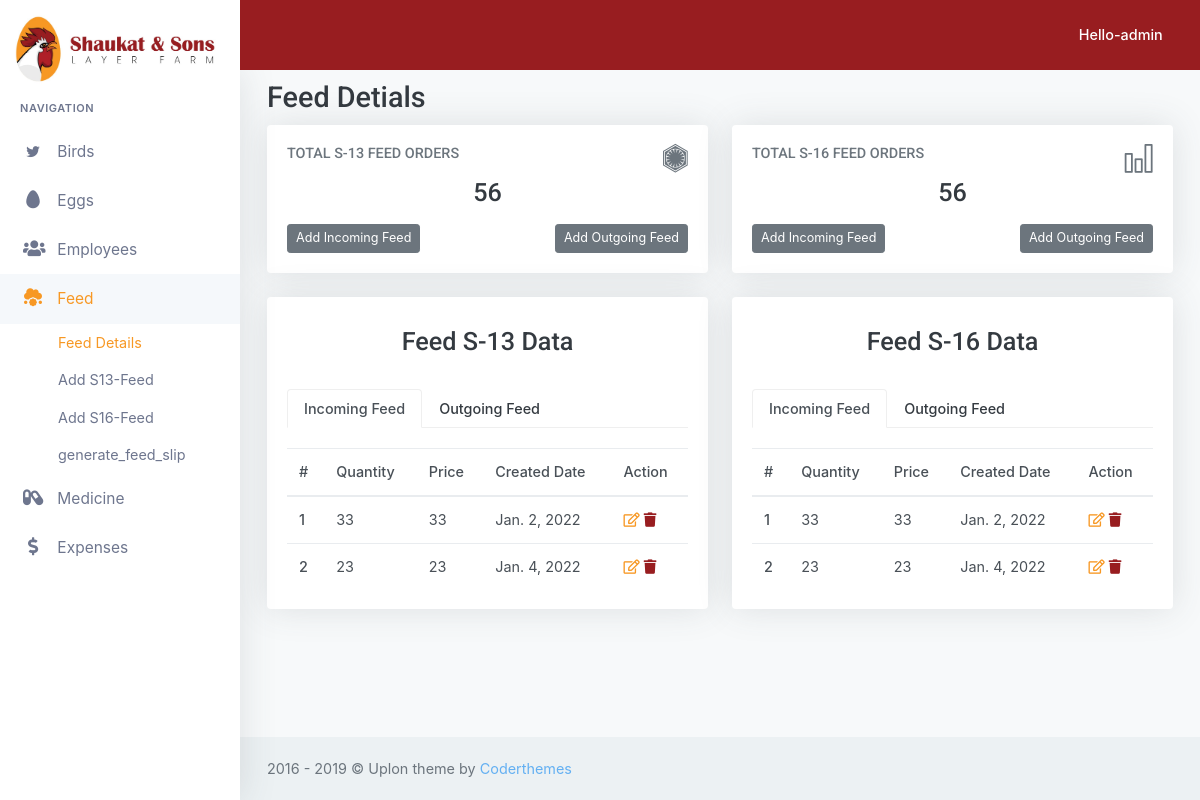
Page /feed/feed_details/ (signed in) on the committed database.
### feed/models.py (models this page shows, shortened)
class FeedS13_Incoming(models.Model):
    price = models.IntegerField(default=0)
    quantity = models.IntegerField(default=0)
    date = models.DateTimeField()
    updated_by = models.ForeignKey(User, on_delete=models.SET_NULL, null=True)

class FeedS16_Incoming(models.Model):
    f16_price = models.IntegerField(default=0)
    f16_quantity = models.IntegerField(default=0)
    f16_date = models.DateTimeField()
    f16_updated_by = models.ForeignKey(User, on_delete=models.SET_NULL, null=True)

### feed/views.py (the view)
# urls.py: path('feed_details/', views.feed_details, name='feed_details'),
@login_required(login_url='/accounts/login')
def feed_details(request):
  Feeds13_Incoming = FeedS13_Incoming.objects.all()
  Feeds13_outgoing = FeedS13_Outgoing.objects.all()
  FS16_in = FeedS16_Incoming.objects.all()
  FS16_out = FeedS16_Outgoing.objects.all()
  Total_FeedS13_Income = 0
  for feeds1 in Feeds13_Incoming:
    Total_FeedS13_Income = feeds1.quantity + Total_FeedS13_Income
  print('Total_Feed_Income : ', Total_FeedS13_Income)
  Total_FeedS16_Income = 0
  for feedso in FS16_in:
    Total_FeedS16_Income = feedso.f16_quantity + Total_FeedS16_Income
  print('Total_FeedS16_Income : ', Total_FeedS16_Income)
  context = {'fs13_in': Feeds13_Incoming, 'Total_Feed_Income': Total_FeedS13_Income, "fs13_out": Feeds13_outgoing,
             'FS16_in': FS16_in, 'FS16_out': FS16_out, 'Total_FeedS16_Income': Total_FeedS16_Income}
  return render(request, 'feed_details.html', context)

### feed/templates/feed_details.html (shortened to what this page needs)
{% extends 'baseTeamplate.html' %}
{% load static %}
{% block content %}
    <div class="container-fluid">
        <h2>Feed Detials</h2>
        <div class="row">
            <div class="col-md-6 col-xl-6">
                <div class="card-box tilebox-one">
                    <i class="fab fa-first-order float-right m-0 h2 text-muted"></i>
                    <h6 class="text-muted text-uppercase mt-0">Total S-13 Feed Orders</h6>
                    <h3 class="my-3" data-plugin="counterup" style="text-align: center">{{ Total_Feed_Income }}</h3>
                    <a type="button" href="{% url 'feed:feed_add' %}" class="btn btn-secondary waves-effect  btn-sm ">
                        Add Incoming Feed
                    </a>
                    <a type="button" href="{% url 'feed:feed_s13_out_add' %}"
                       class="btn btn-secondary waves-effect  btn-sm float-right">Add Outgoing Feed</a>
                </div>
            </div>
            <div class="col-md-6 col-xl-6">
                <div class="card-box tilebox-one">
                    <i class="icon-chart float-right m-0 h2 text-muted"></i>
                    <h6 class="text-muted text-uppercase mt-0">Total S-16 Feed Orders</h6>
                    <h3 class="my-3" data-plugin="counterup" style="text-align: center">{{ Total_FeedS16_Income }}</h3>
                    <a type="button" href="{% url 'feed:feeds16_in_add' %}"
                       class="btn btn-secondary waves-effect  btn-sm ">
                        Add Incoming Feed
                    </a>
                    <a type="button" href="{% url 'feed:feeds16_out_add' %}"
                       class="btn btn-secondary waves-effect  btn-sm float-right">Add Outgoing Feed</a>
                </div>
            </div>
        </div>
        <div class="row">
            <div class="col-md-6 col-xl-6">
                <div class="card-box tilebox-one">
                    <h3 class="" style="text-align: center">Feed S-13 Data</h3><br>
                    <ul class="nav nav-tabs" id="myTab" role="tablist">
                        <li class="nav-item">
                            <a class="nav-link active" id="home-tab" data-toggle="tab" href="#home" role="tab"
                               aria-controls="home" aria-expanded="true" aria-selected="true">Incoming Feed</a>
                        </li>
                        <li class="nav-item">
                            <a class="nav-link" id="profile-tab" data-toggle="tab" href="#profile" role="tab"
                               aria-controls="profile" aria-selected="false">Outgoing Feed</a>
                        </li>
                    </ul>
                    <div class="tab-content text-muted" id="myTabContent">
                        <div role="tabpanel" class="tab-pane fade in active show" id="home" aria-labelledby="home-tab">
                            <div class="table-responsive">
                                <table class="table table-hover mb-0">
                                    <thead>
                                    <tr>
                                        <th>#</th>
                                        <th>Quantity</th>
                                        <th>Price</th>
                                        <th>Created Date</th>
                                        <th>Action</th>
                                    </tr>
                                    </thead>
                                    <tbody>
                                    {% for i in fs13_in %}
                                        <tr>
                                            <th scope="row">{{ forloop.counter }}</th>
                                            <td>{{ i.quantity }}</td>
                                            <td>{{ i.price }}</td>
                                            <td>{{ i.date.date }}</td>
                                            <td><a href="{% url 'feed:feed_update' i.id %}" style="color: #F79824"><i
                                                    class="far fa-edit"></i></a>
                                                <a href="{% url 'feed:Feed_delete' i.id %} " style="color: #981D20"><i
                                                        class="fas fa-trash"></i></a>
                                            </td>
                                        </tr>
                                    {% endfor %}
                                    </tbody>
                                </table>
                            </div>
                        </div>
                    </div>
                </div>
            </div>
            <div class="col-md-6 col-xl-6">
                <div class="card-box tilebox-one">
                    <h3 class="" style="text-align: center">Feed S-16 Data</h3><br>
                    <ul class="nav nav-tabs" id="myTab" role="tablist">
                        <li class="nav-item">
                            <a class="nav-link active" id="home-tab1" data-toggle="tab" href="#home1" role="tab"
                               aria-controls="home" aria-expanded="true" aria-selected="true">Incoming Feed</a>
                        </li>
                        <li class="nav-item">
                            <a class="nav-link" id="profile-tab1" data-toggle="tab" href="#profile1" role="tab"
                               aria-controls="profile" aria-selected="false">Outgoing Feed</a>
                        </li>
                    </ul>
                    <div class="tab-content text-muted" id="myTabContent">
                        <div role="tabpanel" class="tab-pane fade in active show" id="home1"
                             aria-labelledby="home-tab1">
                            <div class="table-responsive">
                                <table class="table table-hover mb-0">
                                    <thead>
                                    <tr>
                                        <th>#</th>
                                        <th>Quantity</th>
                                        <th>Price</th>
                                        <th>Created Date</th>
                                        <th>Action</th>
                                    </tr>
                                    </thead>
                                    <tbody>
                                    {% for i in FS16_in %}
                                        <tr>
                                            <th scope="row">{{ forloop.counter }}</th>
                                            <td>{{ i.f16_quantity }}</td>
                                            <td>{{ i.f16_price }}</td>
                                            <td>{{ i.f16_date.date }}</td>
                                            <td><a href="{% url 'feed:feeds16_in_update' i.id %}" style="color: #F79824"><i
                                                    class="far fa-edit"></i></a>
                                                <a href="{% url 'feed:feeds16_in_delete' i.id %} " style="color: #981D20"><i
                                                        class="fas fa-trash"></i></a>
                                            </td>
                                        </tr>
                                    {% endfor %}
                                    </tbody>
                                </table>
                            </div>
                        </div>
                    </div>
                </div>
            </div>
        </div>
    </div>
{% endblock %}

### templates/baseTeamplate.html (shortened to what this page needs)
{% load static %}
<!DOCTYPE html>
<html lang="en">
<head>
    <link href="{% static 'libs/datatables/dataTables.bootstrap4.min.css' %}" rel="stylesheet" type="text/css"/>
    <link href="{% static 'libs/datatables/buttons.bootstrap4.min.css' %}" rel="stylesheet" type="text/css"/>
    <link href="{% static 'libs/datatables/responsive.bootstrap4.min.css' %}" rel="stylesheet" type="text/css"/>
    <link href="{% static 'libs/datatables/select.bootstrap4.min.css' %}" rel="stylesheet" type="text/css"/>
    <link href="{% static 'css/bootstrap.min.css' %}" rel="stylesheet" type="text/css" id="bootstrap-stylesheet"/>
    <link href="{% static 'css/icons.min.css' %}" rel="stylesheet" type="text/css"/>
    <link href="{% static 'css/app.css' %}" rel="stylesheet" type="text/css" id="app-stylesheet"/>
    <link href="{% static 'sj.css' %}" rel="stylesheet" type="text/css" id="app-stylesheet"/>
</head>
<body>
<div id="wrapper">
    <div class="navbar-custom">
        <ul class="list-unstyled topnav-menu float-right mb-0">
            <li class="dropdown notification-list">
                <a class="nav-link dropdown-toggle nav-user mr-0 waves-effect waves-light" data-toggle="dropdown"
                   href="#" role="button" aria-haspopup="false" aria-expanded="false">
                    <span class="hello-msg d-none d-sm-inline-block ml-1 font-weight-medium" style="color: white; "> Hello-{{ request.user }}</span>
                    <i class="mdi mdi-chevron-down d-none d-sm-inline-block"></i>
                </a>
            </li>
        </ul>
        <div class="logo-box">
            <a href="#" class="logo text-center logo-dark">
                        <span class="logo-lg">
                  <img src="{% static 'logo.jpeg' %}" style="width:100%">
                        </span>
            </a>
        </div>
        <ul class="list-unstyled topnav-menu topnav-menu-left m-0">
            <li>
                <button class="button-menu-mobile waves-effect waves-light">
                    <i class="mdi mdi-menu"></i>
                </button>
            </li>
        </ul>
    </div>
    <div class="left-side-menu">
        <div class="slimscroll-menu">
            <div id="sidebar-menu">
                <ul class="metismenu" id="side-menu">
                    <li class="menu-title">Navigation</li>
                    <li>
                        <a href="javascript: void(0);">
                            <i class="typcn typcn-social-twitter"></i>
                            <span> Birds </span>
                            <span class="menu-arrow"></span>
                        </a>
                    </li>
                    <li>
                        <a href="javascript: void(0);">
                            <i class="fas fa-egg"></i>
                            <span> Eggs </span>
                            <span class="menu-arrow"></span>
                        </a>
                    </li>
                    <li>
                        <a href="javascript: void(0);">
                            <i class="fas fa-users"></i>
                            <span> Employees </span>
                            <span class="menu-arrow"></span>
                        </a>
                    </li>
                    <li>
                        <a href="javascript: void(0);">
                            <i class="fas fa-cloud-meatball"></i>
                            <span> Feed </span>
                            <span class="menu-arrow"></span>
                        </a>
                        <ul class="nav-second-level" aria-expanded="false">
                            <li><a href="{% url 'feed:feed_details' %}">Feed Details</a></li>
                            <li><a href="{% url 'feed:feed_add' %}">Add S13-Feed</a></li>
                            <li><a href="{% url 'feed:feeds16_in_add' %}">Add S16-Feed</a></li>
                            <li><a href="{% url 'feed:generate_feed_slip' %}">generate_feed_slip</a></li>
                        </ul>
                    </li>
                    <li>
                        <a href="javascript: void(0);">
                            <i class="fas fa-capsules"></i>
                            <span> Medicine </span>
                            <span class="menu-arrow"></span>
                        </a>
                    </li>
                    <li>
                        <a href="javascript: void(0);">
                            <i class="fas fa-dollar-sign"></i>
                            <span> Expenses </span>
                            <span class="menu-arrow"></span>
                        </a>
                    </li>
                </ul>
            </div>
        </div>
    </div>
    <div class="content-page">
        {% block content %}
        {% endblock %}
    </div>
    <footer class="footer">
        <div class="container-fluid">
            <div class="row">
                <div class="col-md-12">
                    2016 - 2019 &copy; Uplon theme by <a href="">Coderthemes</a>
                </div>
            </div>
        </div>
    </footer>
</div>
</body>
</html>

### rows in the picture
FeedS13_Incoming: quantity "33", price "33", date "Jan. 2, 2022"
FeedS13_Incoming: quantity "23", price "23", date "Jan. 4, 2022"
FeedS16_Incoming: f16_quantity "33", f16_price "33", f16_date "Jan. 2, 2022"
FeedS16_Incoming: f16_quantity "23", f16_price "23", f16_date "Jan. 4, 2022"

### other values in the picture
{{ request.user }} "admin"
{{ Total_Feed_Income }} "56"
{{ Total_FeedS16_Income }} "56"
